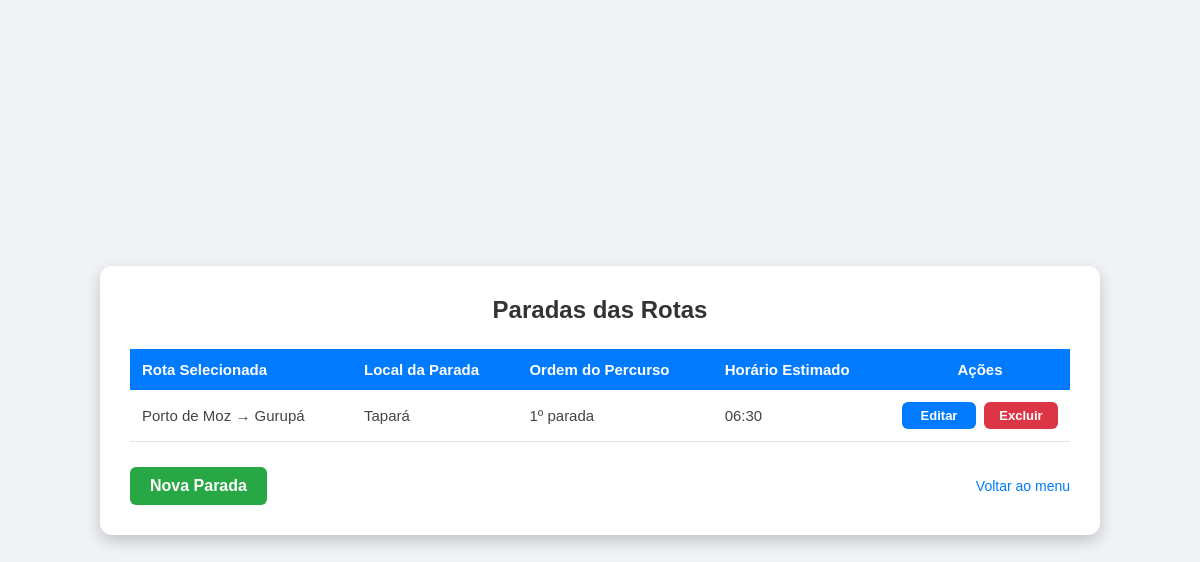
The app's page /usuario/paradas/ with its own data.
### Usuario/models.py (models this page shows, shortened)
class Parada(models.Model):
    rota = models.ForeignKey(Rotas, on_delete=models.CASCADE, related_name='paradas')
    local_parada = models.CharField(max_length=255, verbose_name="Local da Parada")
    ordem = models.IntegerField(verbose_name="Ordem da Parada")
    horario_estimado = models.TimeField(verbose_name="Horário Estimado")

class Rotas(models.Model):
    ponto_de_partida = models.CharField(max_length=100)
    ponto_de_chegada = models.CharField(max_length=100)
    dias_da_semana = models.CharField(max_length=50)
    horario_saida = models.TimeField()
    def __str__(self): return f"{self.ponto_de_partida} → {self.ponto_de_chegada}"

### Usuario/views.py (the view)
# urls.py: path('paradas/', views.listar_paradas, name='listar_paradas'),
def listar_paradas(request):
    paradas = Parada.objects.all().select_related('rota')
    return render(request, 'Usuario/listar_paradas.html', {'paradas': paradas})

### Usuario/templates/Usuario/listar_paradas.html (shortened to what this page needs)
{% load static %}
<link rel="stylesheet" href="{% static 'Usuario/css/estilo.css' %}">
<!DOCTYPE html>
<html lang="pt-br">
<head>
    <link rel="stylesheet" href="{% static 'Usuario/css/estilo.css' %}?v=16">
</head>
<body>
    <div class="caixa larga">
        <h1>Paradas das Rotas</h1>
        <table>
            <thead>
                <tr>
                    <th>Rota Selecionada</th>
                    <th>Local da Parada</th>
                    <th>Ordem do Percurso</th>
                    <th>Horário Estimado</th>
                    <th style="text-align: center; width: 180px;">Ações</th>
                </tr>
            </thead>
            <tbody>
                {% for parada in paradas %}
                <tr>
                    <td>{{ parada.rota }}</td>
                    <td>{{ parada.local_parada }}</td>
                    <td>{{ parada.ordem }}º parada</td>
                    <td>{{ parada.horario_estimado|time:"H:i" }}</td>
                    <td>
                        <div style="display: flex; gap: 8px; justify-content: center;">
                            <a href="{% url 'editar_parada' parada.id %}" class="btn-acao btn-azul" style="padding: 6px 12px; font-size: 13px;">Editar</a>
                            <a href="{% url 'excluir_parada' parada.id %}" class="btn-acao btn-vermelho" style="padding: 6px 12px; font-size: 13px;" onclick="return confirm('Tem certeza que deseja remover esta parada?');">Excluir</a>
                        </div>
                    </td>
                </tr>
                {% empty %}
                <tr>
                    <td colspan="5" class="sem-dados">Nenhuma parada inserida ainda.</td>
                </tr>
                {% endfor %}
            </tbody>
        </table>
        <div class="rodape-botoes">
            <a href="{% url 'cadastrar_parada' %}" class="btn-acao btn-verde" style="width: auto; padding: 10px 20px;">Nova Parada</a>
            <a href="{% url 'menu' %}" class="link-padrao" style="width: auto; margin: 0;">Voltar ao menu</a>
        </div>
    </div>
</body>
</html>

### Usuario/static/Usuario/css/estilo.css (style rules this page uses)
* { margin: 0; padding: 0; box-sizing: border-box; }
body { height: 100vh; display: flex; justify-content: center; align-items: center; background-color: #f0f2f5; font-family: Arial, sans-serif; }
.caixa { background-color: #ffffff; padding: 30px; border-radius: 12px; box-shadow: 0 6px 15px rgba(0,0,0,0.2); width: 400px; max-width: 95%; }
.caixa.larga { width: 1000px; }
.caixa h1 { margin-bottom: 25px; font-size: 24px; color: #333; text-align: center; }
.caixa button, .btn-acao { width: 100%; padding: 12px; color: #fff; border: none; border-radius: 6px; font-size: 16px; font-weight: bold; cursor: pointer; text-decoration: none; text-align: center; transition: background-color 0.3s; }
.btn-azul { background-color: #007bff; }
.btn-verde { background-color: #28a745; }
.btn-vermelho { background-color: #dc3545; }
.caixa .link-padrao { display: inline-block; margin-top: 15px; color: #007bff; text-decoration: none; font-size: 14px; text-align: center; width: 100%; }
.caixa table { width: 100%; border-collapse: collapse; margin-bottom: 25px; font-size: 15px; }
.caixa th { background-color: #007bff; color: #ffffff; padding: 12px; font-weight: bold; text-align: left; }
.caixa td { padding: 12px; border-bottom: 1px solid #e0e0e0; color: #444; text-align: left; }
.rodape-botoes { display: flex; justify-content: space-between; align-items: center; gap: 15px; margin-top: 15px; }

### records on screen
Parada: rota "Porto de Moz → Gurupá", local_parada "Tapará", ordem "1", horario_estimado "06:30"
